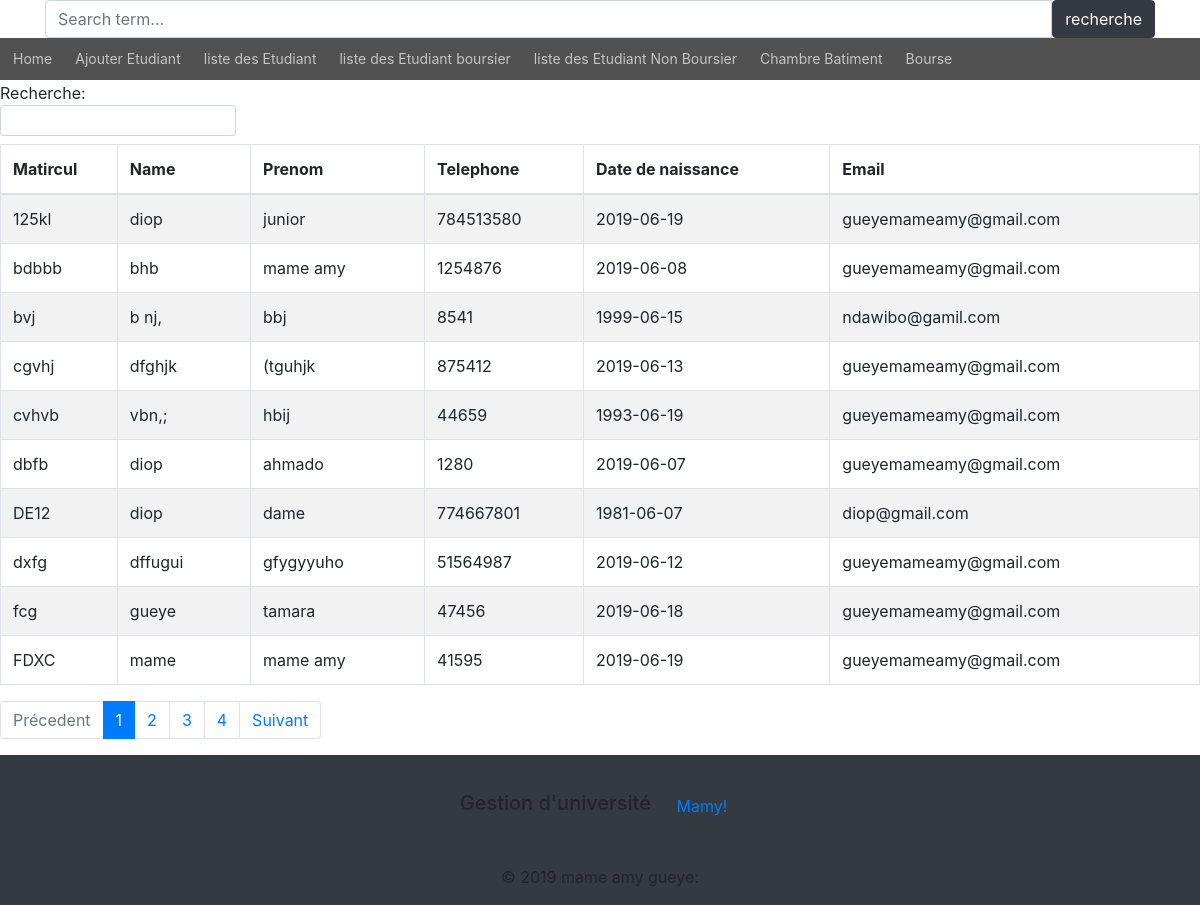
The app's page /vue/tableaux.php with its own data.
### tables this page shows
CREATE TABLE `etudient` (
  `id` int(11) NOT NULL,
  `mat` varchar(11) NOT NULL,
  `nom` varchar(30) NOT NULL,
  `prenom` varchar(35) NOT NULL,
  `tel` int(11) NOT NULL,
  `email` varchar(30) NOT NULL,
  `date_de_nss` date NOT NULL
);

### controleur/EtudiantService.php (the view, shortened to what this page needs)
<?php
class EtudiantService {
    private $_bdd;
    public function getListEtudiant() {
        $etudie = [];
        $req = $this->_bdd->query('SELECT * FROM etudient ORDER BY id');
        while ($tab = $req->fetch(PDO::FETCH_ASSOC)) {
            ?>
            <tr>
                <td><?=$tab['mat']?></td>
                <td><?=$tab['nom']?></td>
                <td><?=$tab['prenom']?></td>
                <td><?=$tab['tel']?></td>
                <td><?=$tab['date_de_nss']?></td>
                <td><?=$tab['email']?></td>
            </tr>
             <?php
        }
        return $etudie;
    }
         ?>
         <?php
    public function setDb(PDO $bdd) {
        $this->_bdd = $bdd;
    }
}

### vue/tableaux.php (shortened to what this page needs)
<?php
    $conn = conn();
  $conn->setAttribute(PDO::ATTR_ERRMODE, PDO::ERRMODE_WARNING);
  $etuSR = new  EtudiantService($conn);
    ?>
<!DOCTYPE html>
<html lang="en">
<head>
    <link rel="stylesheet" href="https://stackpath.bootstrapcdn.com/bootstrap/4.1.3/css/bootstrap.min.css">
   <link rel="stylesheet" href="https://cdn.datatables.net/1.10.19/css/dataTables.bootstrap4.min.css.css">
</head>
<body>
<?php
    include "menu.php";
    ?>
<table id="example" class="table table-striped table-bordered" style="width:100%">
        <thead>
            <tr>
                <th>Matircul</th>
                <th>Name</th>
                <th>Prenom</th>
                <th>Telephone</th>
                <th>Date de naissance</th>
                <th>Email</th>
            </tr>
        </thead>
        <tbody>
            <?php
            $etuSR->getListEtudiant();
            ?>
       </tbody>
    </table>
    <footer>
    <?php
    include "footer.php";
    ?>
    </footer>
</body>
</html>

### vue/menu.php (shortened to what this page needs)
<link rel="stylesheet" href="https://stackpath.bootstrapcdn.com/bootstrap/4.1.3/css/bootstrap.min.css">
 <div class="container-flud">
 <div class="container">
     <div class="col-xs-8 col-xs-offset-2">
      <div class="input-group">
       <input type="text" class="form-control" name="x" placeholder="Search term...">
       <span class="input-group-btn">
        <button class="btn btn-dark" type="button">recherche</button>
       </span>
      </div>
     </div>
</div>
<div class="row">
    <div class="col-lg-12 col-md-12 col-sm-12 col-xs-12">
    <nav id="column_left">
    <ul class="nav nav-list text-muted">
          <li>
              <a href="index.php">Home</a>
            </li>
          <li>
            <a a href="formulairInscription.php">
               Ajouter Etudiant
            </a>
          </li>
          <li>
              <a a href="tableaux.php">liste des Etudiant</a>
            </li>
          <li>
          <a a href="tableaux1.php">
              liste des Etudiant boursier
            </a>
          </li>
          <li>
          <a a href="tableaux2.php">liste des Etudiant Non Boursier</a>
            </li>
          <li>
            <a a href="formulaire_ajout_chambre_batiment.php">
                Chambre Batiment
            </a>
          </li>
          <li>
            <a a href="addtype.php">
                Bourse
            </a>
          </li>
    </ul>
    </nav>
    </div>
    <div class="col-lg-9 col-md-9 col-sm-12 col-xs-12">
    </div>
</div>
</div>

### vue/footer.php (shortened to what this page needs)
<link rel="stylesheet" href="https://stackpath.bootstrapcdn.com/bootstrap/4.1.3/css/bootstrap.min.css">
<footer class="page-footer font-small bg-dark pt-4 text-muteds">
  <div class="container">
    <ul class="list-unstyled list-inline text-center py-2">
      <li class="list-inline-item">
        <h5 class="mb-1">Gestion d'université</h5>
      </li>
      <li class="list-inline-item">
        <a href="#" class="btn btn-outline-white btn-rounded">Mamy!</a>
      </li>
    </ul>
  </div>
  <div class="footer-copyright text-center py-3">© 2019 mame amy gueye:
  </div>
</footer>

### vue/menu.php (style rules this page uses)
#column_left { background-color: #515151; }
.nav-list li a { text-decoration: none; display: block; padding: 10px; cursor: pointer; border-bottom: 1px solid #515151 !important; color: #9d9d9d; }
.nav-list > li > a { color: #C4C4C4; font-size: 14px; padding-left: 13px !important; border-bottom: 1px solid #585858; }

### records on screen
etudient: mat "125kl", nom "diop", prenom "junior", tel "784513580", date_de_nss "2019-06-19", email "gueyemameamy@gmail.com"
etudient: mat "cgvhj", nom "dfghjk", prenom "(tguhjk", tel "875412", date_de_nss "2019-06-13", email "gueyemameamy@gmail.com"
etudient: mat "DE12", nom "diop", prenom "dame", tel "774667801", date_de_nss "1981-06-07", email "diop@gmail.com"
etudient: mat "cvhvb", nom "vbn,;", prenom "hbij", tel "44659", date_de_nss "1993-06-19", email "gueyemameamy@gmail.com"
etudient: mat "bvj", nom "b nj,", prenom "bbj", tel "8541", date_de_nss "1999-06-15", email "ndawibo@gamil.com"
etudient: mat "bdbbb", nom "bhb", prenom "mame amy", tel "1254876", date_de_nss "2019-06-08", email "gueyemameamy@gmail.com"
etudient: mat "dxfg", nom "dffugui", prenom "gfygyyuho", tel "51564987", date_de_nss "2019-06-12", email "gueyemameamy@gmail.com"
etudient: mat "FDXC", nom "mame", prenom "mame amy", tel "41595", date_de_nss "2019-06-19", email "gueyemameamy@gmail.com"
etudient: mat "fcg", nom "gueye", prenom "tamara", tel "47456", date_de_nss "2019-06-18", email "gueyemameamy@gmail.com"
etudient: mat "dbfb", nom "diop", prenom "ahmado", tel "1280", date_de_nss "2019-06-07", email "gueyemameamy@gmail.com"
